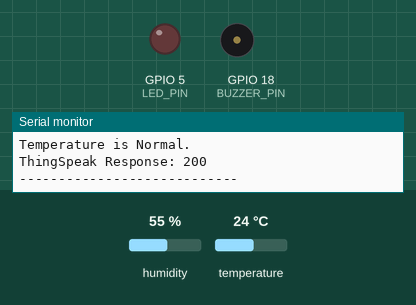
The sketch below on a simulated ESP32. On the bench: output pins drawn as LEDs (lit = HIGH), buzzer (waves = sounding, pin HIGH), the last lines printed to the serial monitor. Inputs (shaded band) come from the test bench; at power-on: temperature 24 °C, humidity 55 %. WiFi joins after 1.5 s; servers stay silent unless stated; web services answer with replies made up by the test bench.

Above: at 2.7 s.
2.8 s: temperature set to 29.4 °C
16.8 s: temperature set to 30.6 °C
28.2 s: temperature set to 12 °C
At 29.1 s:
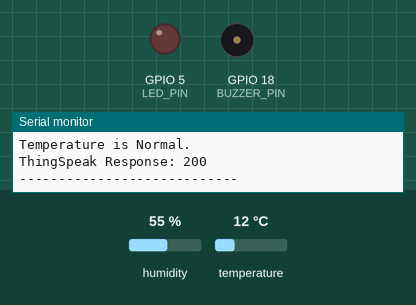
39.6 s: temperature set to 33 °C
At 48.0 s:
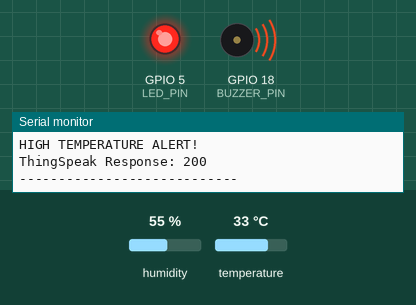
51.0 s: temperature set to 19 °C
At 63.4 s:
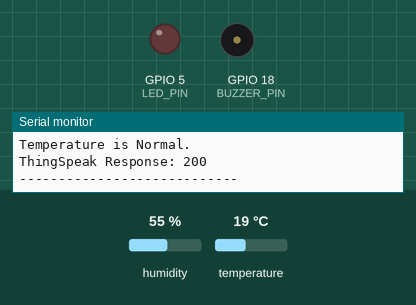
Timing chart, 0 to 64.8 s (numbered marks = the images above; inputs shaded):
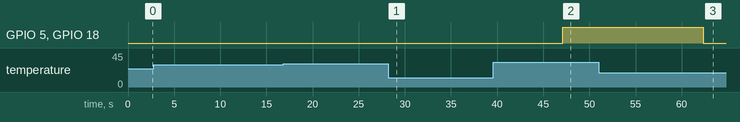

Measured:
- after the input at 28.2 s, GPIO 5 (LED_PIN), GPIO 18 (BUZZER_PIN): stays LOW (without the input it goes to HIGH after 3.7 s)
- after the input at 39.6 s, GPIO 5 (LED_PIN), GPIO 18 (BUZZER_PIN): LOW → HIGH after 7.5 s
- after the input at 51.0 s, GPIO 5 (LED_PIN), GPIO 18 (BUZZER_PIN): HIGH → LOW after 11.3 s

The sketch:

ESP32_Smart_Environment_Monitor.ino
```cpp
#include <WiFi.h>
#include <HTTPClient.h>
#include "DHT.h"

#define DHTPIN 4
#define DHTTYPE DHT22

#define LED_PIN 5
#define BUZZER_PIN 18

const char* ssid = "Wokwi-GUEST";
const char* password = "";

String apiKey = "YOUR_WRITE_API_KEY";

DHT dht(DHTPIN, DHTTYPE);

void setup() {
  Serial.begin(115200);

  dht.begin();

  pinMode(LED_PIN, OUTPUT);
  pinMode(BUZZER_PIN, OUTPUT);

  digitalWrite(LED_PIN, LOW);
  digitalWrite(BUZZER_PIN, LOW);

  Serial.println("ESP32 Smart Environment Monitor");

  WiFi.begin(ssid, password);

  Serial.print("Connecting to Wi-Fi");

  while (WiFi.status() != WL_CONNECTED) {
    delay(500);
    Serial.print(".");
  }

  Serial.println();
  Serial.println("Wi-Fi Connected!");
}

void loop() {

  float temperature = dht.readTemperature();
  float humidity = dht.readHumidity();

  if (isnan(temperature) || isnan(humidity)) {
    Serial.println("Sensor reading failed!");
    delay(2000);
    return;
  }

  Serial.print("Temperature: ");
  Serial.print(temperature);
  Serial.println(" °C");

  Serial.print("Humidity: ");
  Serial.print(humidity);
  Serial.println(" %");

  // Temperature Alert
  if (temperature > 30) {

    digitalWrite(LED_PIN, HIGH);
    digitalWrite(BUZZER_PIN, HIGH);

    Serial.println("HIGH TEMPERATURE ALERT!");

  } else {

    digitalWrite(LED_PIN, LOW);
    digitalWrite(BUZZER_PIN, LOW);

    Serial.println("Temperature is Normal.");
  }

  // Send data to ThingSpeak
  if (WiFi.status() == WL_CONNECTED) {

    HTTPClient http;

    String url = "http://api.thingspeak.com/update?api_key=";
    url += apiKey;
    url += "&field1=";
    url += String(temperature);
    url += "&field2=";
    url += String(humidity);

    http.begin(url);

    int httpCode = http.GET();

    Serial.print("ThingSpeak Response: ");
    Serial.println(httpCode);

    http.end();
  }

  Serial.println("----------------------------");

  delay(15000);
}
```
